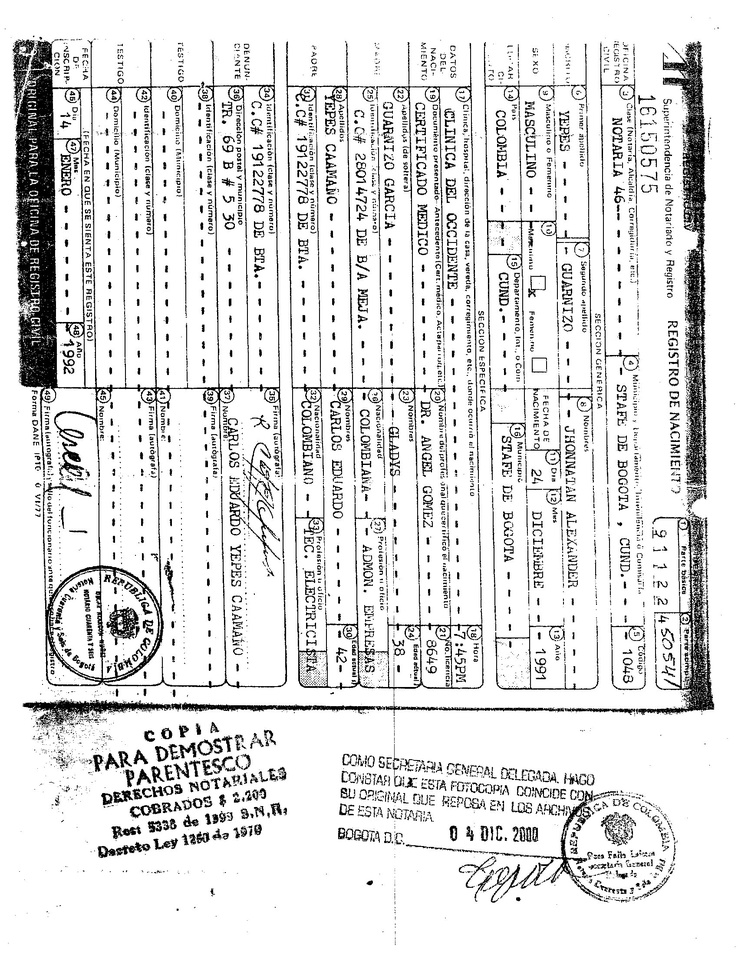
#> input picture img/Vision09.jpg, 738 x 956 px, shrunk from 1700 x 2200 before the run
$ jupyter execute --allow-errors correcion.ipynb   (shell and % lines are left out)   (older library calls are emulated)
#> lines starting #> are read from the running program, lines starting #| are printed output that depends on the picture
[cell 1]
#Importar las librerias necesarias y no olvidar el matplotlib inline para plotear las imagenes
from skimage import io, color
import numpy as np
import cv2
import matplotlib.pyplot as plt

[cell 2]
def transformacionLineal(img,a,b):
    return cv2.add(cv2.multiply(img,(a,a,a,0)),(b,b,b,0))

[cell 3]
img = cv2.imread("img/Vision09.jpg", cv2.COLOR_BGR2RGB)
#> img is the input picture: shape (956, 738); min 0, max 255, mean 223.3
plt.imshow(img, cmap="gray")

[cell 4]
img2 = cv2.imread("img/Vision10.jpg", cv2.COLOR_BGR2RGB)
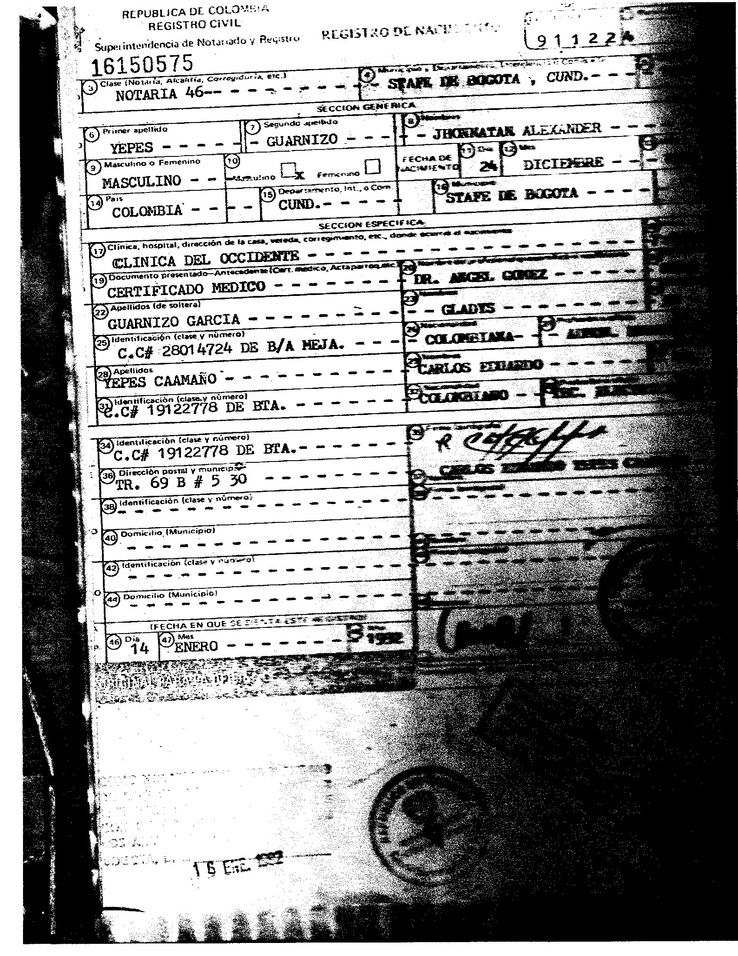
#> input picture img/Vision10.jpg, 738 x 956 px, shrunk from 1700 x 2200 before the run
#> img2 is the input picture: shape (956, 738); min 0, max 255, mean 146.2
plt.imshow(img, cmap="gray")

[cell 5]
plt.imshow(transformacionLineal(img, 7, 150), cmap="gray")
#> in transformacionLineal, `return cv2.add(cv2.multiply(img,(a,a,a,0)),(b,b,b,0))`:
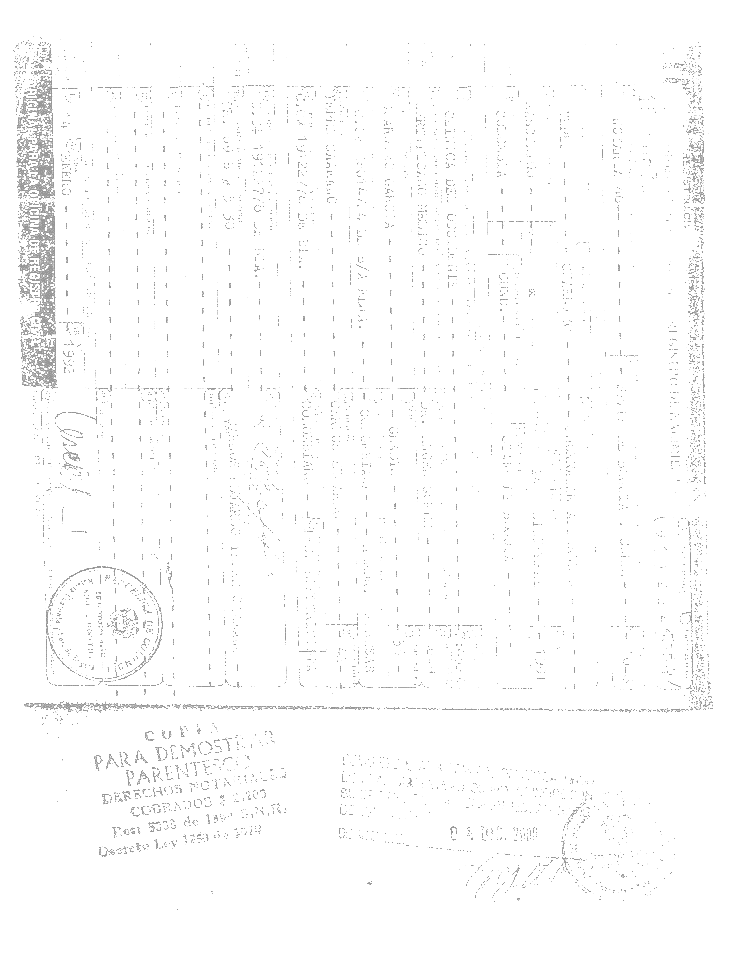
#> returned value: shape (956, 738); min 150, max 255, mean 252.1

[cell 6]
#Importar liberias

import numpy as np
import cv2
import matplotlib.pyplot as plt

#Definir la función para aplicar la transformación sobre la imagen RGB
def apply_f_on_rgb(img, f, args):

    #Crear una matriz de ceros del tamaño de la imagen de entrada
    res = np.zeros(img.shape, np.uint8)
    #Aplicar la transformación f sobre cada canal del espacio de color RGB
    res[:,:,0] = f(img[:,:,0], *args)
    res[:,:,1] = f(img[:,:,1], *args)
    res[:,:,2] = f(img[:,:,2], *args)

    return res

#Definir la función de transformación de la imagen (corrección gamma)
def gamma_correction(img, a, gamma):

    #Crear copia de la imagen tipo flotante dada la normalización
    img_copy = img.copy().astype(np.float32)/255.0
    #La función corrección gamma es de la forma ax^gamma, donde x es la imagen de entrada
    res_gamma = cv2.pow(img_copy,gamma)
    res = cv2.multiply(res_gamma, a)

    #Asegurar que la los datos queden entre 0 y 255 y sean uint8
    res[res<0] = 0
    res = res*255.0
    res[res>255] = 255

    res = res.astype(np.uint8)

    return res

#Leer la imagen de entrada
#img = cv2.cvtColor(cv2.imread('img/Vision01.jpg'), cv2.COLOR_BGR2RGB)
img = transformacionLineal(img, 7, 150)
